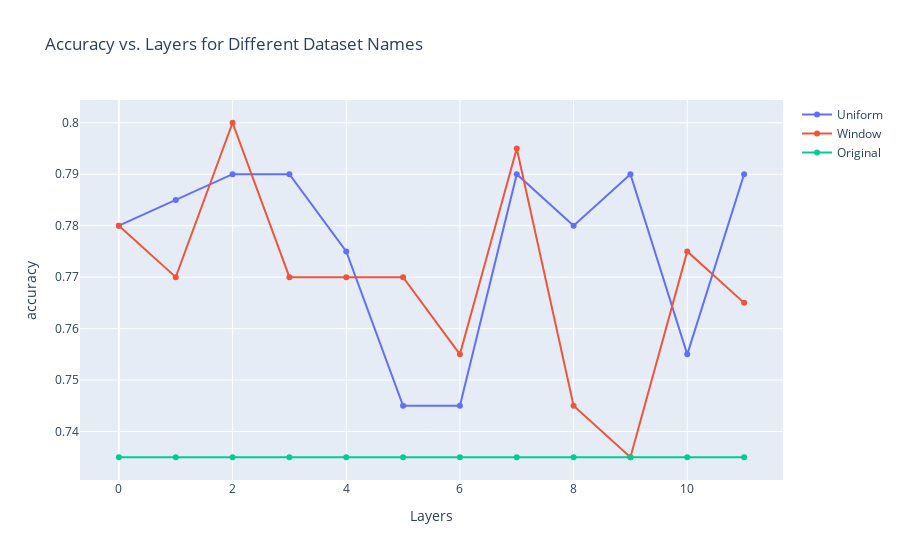

Write notebook code for a chart like this one.
### Code cell
EDA(glue_datasets['sst2'])
data = []
for name, group_data in baseline[(baseline['dataset_name']=='sst2')&(baseline['model_name']!='Original')].sort_values(by='layers').groupby('model_name'):
        layers = group_data['layers']
        accuracy = group_data[results_metric]
        data.append(go.Scatter(x=layers, y=accuracy, name=name))
layers = list(range(0,12))
accuracy = baseline[baseline['model_name']=='Original'][results_metric][0]
data.append(go.Scatter(x=layers, y=[accuracy for i in layers], name='Original'))
fig = go.Figure(data=data)
fig.update_layout(xaxis_title='Layers', yaxis_title=results_metric)
fig.update_layout(title='Accuracy vs. Layers for Different Dataset Names')

### Figure 1 — Plotly figure (JSON) as saved in the notebook; plotly's stock layout.template omitted (floating-point values rounded to 4 significant figures)
{"data": [{"name": "Uniform", "type": "scatter", "x": [0, 1, 2, 3, 4, 5, 6, 7, 8, 9, 10, 11], "y": [0.78, 0.785, 0.79, 0.79, 0.775, 0.745, 0.745, 0.79, 0.78, 0.79, 0.755, 0.79]}, {"name": "Window", "type": "scatter", "x": [0, 1, 2, 3, 4, 5, 6, 7, 8, 9, 10, 11], "y": [0.78, 0.77, 0.8, 0.77, 0.77, 0.77, 0.755, 0.795, 0.745, 0.735, 0.775, 0.765]}, {"name": "Original", "type": "scatter", "x": [0, 1, 2, 3, 4, 5, 6, 7, 8, 9, 10, 11], "y": [0.735, 0.735, 0.735, 0.735, 0.735, 0.735, 0.735, 0.735, 0.735, 0.735, 0.735, 0.735]}], "layout": {"autosize": true, "title": {"text": "Accuracy vs. Layers for Different Dataset Names"}, "xaxis": {"autorange": true, "range": [-0.6682, 11.67], "title": {"text": "Layers"}, "type": "linear"}, "yaxis": {"autorange": true, "range": [0.7296, 0.8054], "title": {"text": "accuracy"}, "type": "linear"}}}
